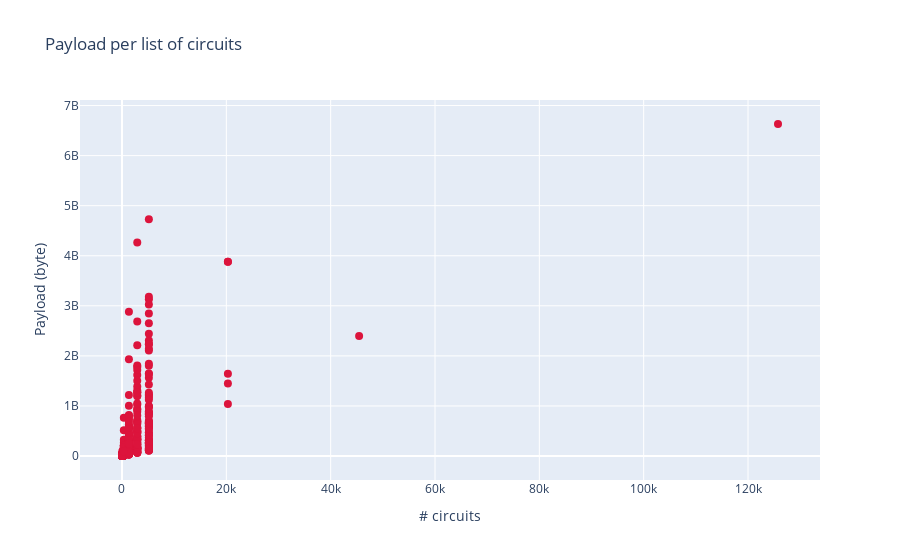

Notebook cell for this chart:
### Markdown cell above
### Payload vs number of circuits
Look at payload size versus number of circuits. This tells us how payload size scales with the number of kernel values we're trying to calculate in 1 go.

### Code cell
list_payload_size = tele_file["payload_size"].tolist()
list_nb_circuits = tele_file["nb_circuits"].tolist()
    
print("Size of dataframe : ", len(list_payload_size))

fig = go.Figure([go.Scatter(x=list_nb_circuits, y=list_payload_size, mode='markers',
                            marker=dict(color="crimson", size=8))])

fig.update_layout(title_text='Payload per list of circuits', 
                         xaxis_title="# circuits", yaxis_title="Payload (byte)")

interac_o_static(fig)

### Figure 1 — Plotly figure (JSON) as saved in the notebook; plotly's stock layout.template omitted (floating-point values rounded to 4 significant figures; data arrays with more than 128 entries replaced by an {"elided": "..."} marker saying what was removed)
{"data": [{"marker": {"color": "crimson", "size": 8}, "mode": "markers", "type": "scatter", "x": {"elided": "431 int values"}, "y": {"elided": "431 int values"}}], "layout": {"title": {"text": "Payload per list of circuits"}, "xaxis": {"title": {"text": "# circuits"}}, "yaxis": {"title": {"text": "Payload (byte)"}}}}
